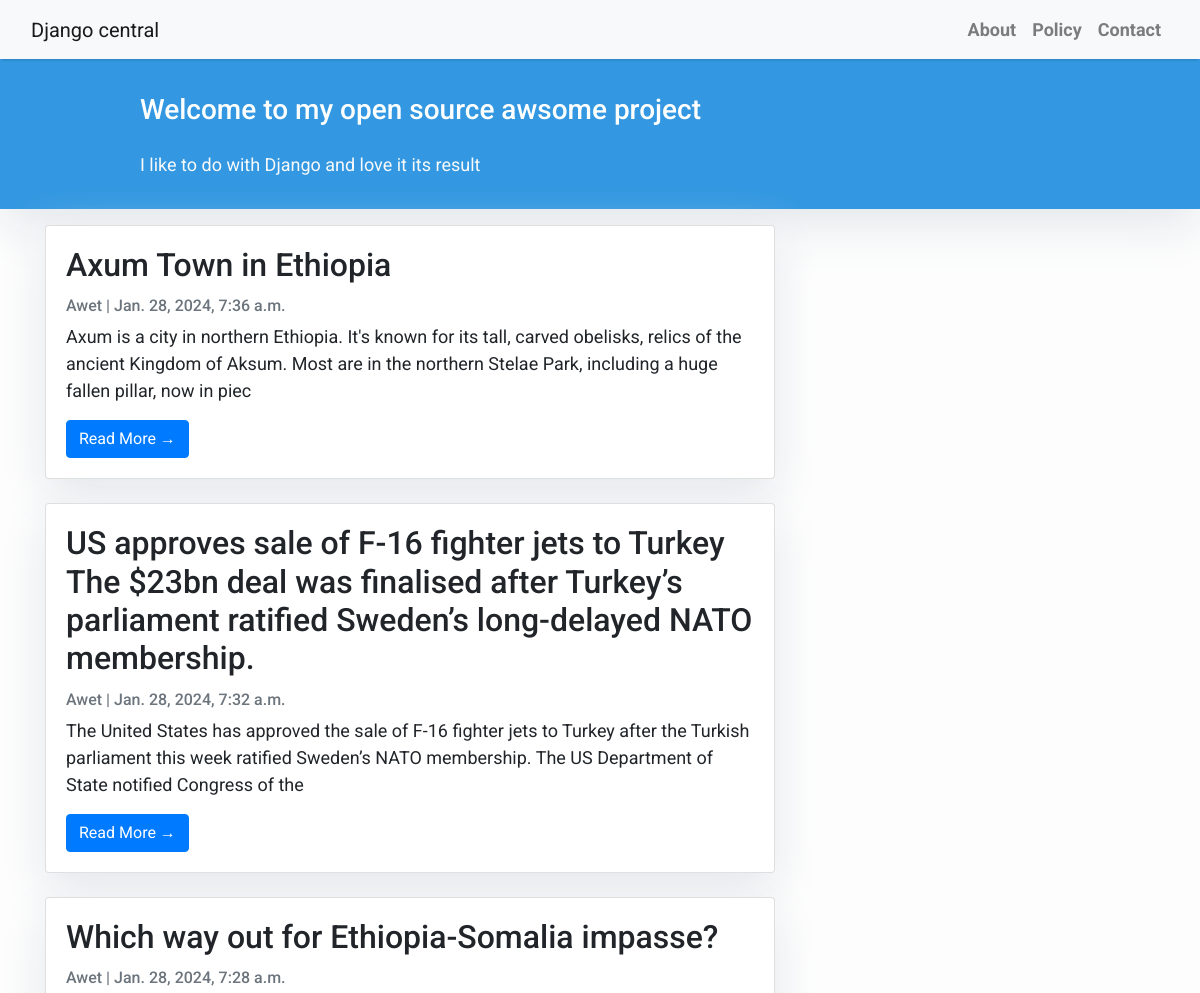
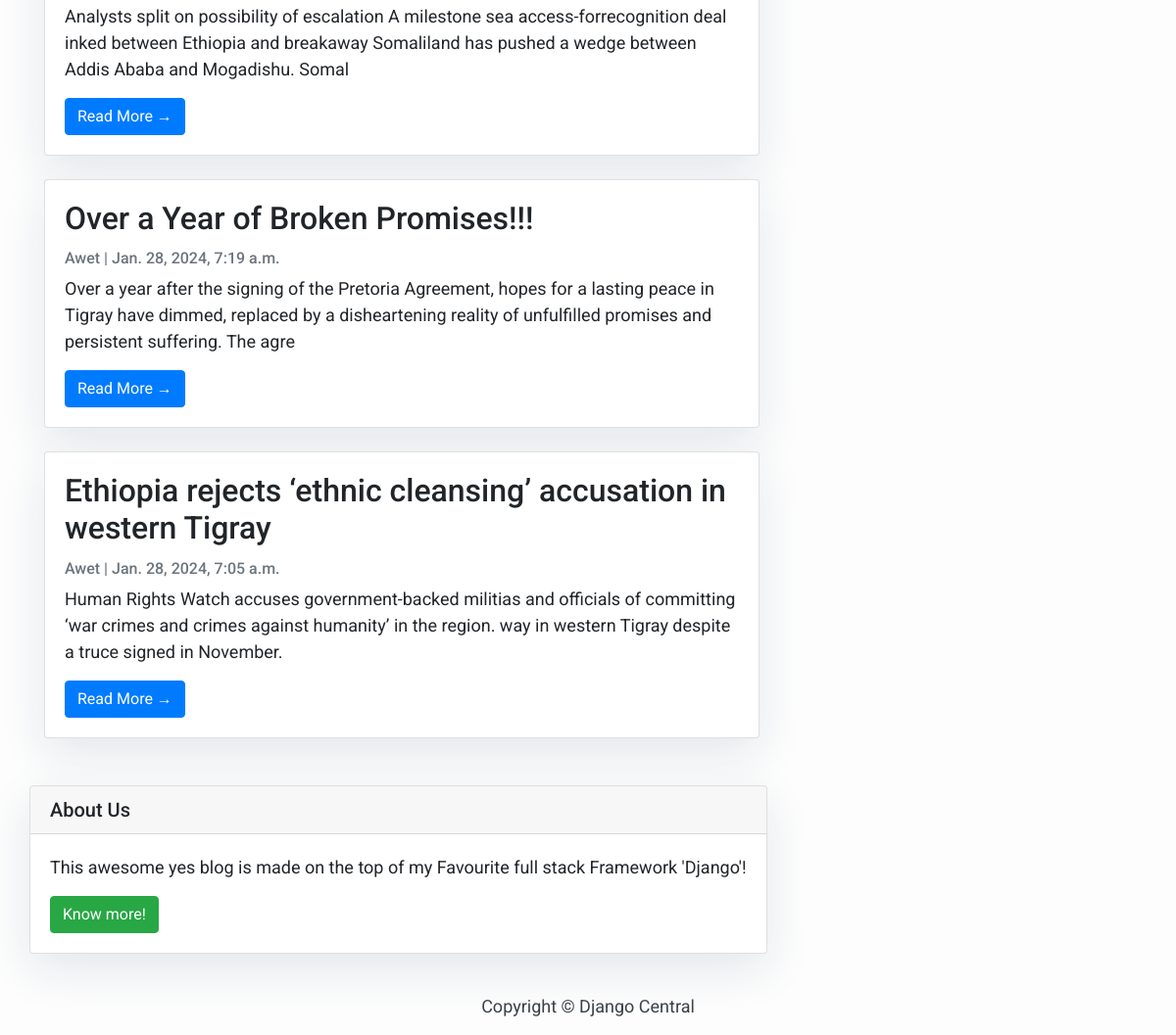
The page / on the database its author committed (2 pictures, top to bottom).
### blog/models.py (models this page shows, shortened)
class Post(models.Model):
    title = models.CharField(max_length=200, unique=True)
    slug = models.SlugField(max_length=200, unique=True)
    author = models.ForeignKey(User, on_delete= models.CASCADE,related_name='blog_posts')
    updated_on = models.DateTimeField(auto_now= True)
    content = models.TextField()
    created_on = models.DateTimeField(auto_now_add=True)
    status = models.IntegerField(choices=STATUS, default=0)
    class Meta:
        ordering = ['-created_on']

### blog/views.py (the view)
# urls.py: path('', views.PostList, name='home'),
def PostList(request):
    post_list = Post.objects.filter(status=1).order_by('-created_on')
    return render(request, 'index.html', context={'post_list': post_list})

### templates/index.html (shortened to what this page needs)
{% extends "base.html" %}
 {% block content %}
    <header class="masthead" >
            <div class="container">
              <div class="row">
                <div class=" col-md-8 col-md-10 mx-auto">
                  <div class="site-heading">
                    <h3 class=" site-heading my-4 mt-3 text-white"> Welcome to my open source awsome project</h3>
                    <p class="text-light">I like to do with Django and love it its result
                    </p>
                </div>
                    </div>
                  </div>
                </div>
              </header>
            <div class="container">
                <div class="row">
              <div class="col-md-8 mt-3 left">
                    {% for post in post_list %}
                <div class="card mb-4" >
                  <div class="card-body">
                    <h2 class="card-title">{{ post.title }}</h2>
                    <p class="card-text text-muted h6">{{ post.author }} | {{ post.created_on}} </p>
                    <p class="card-text">{{post.content|slice:":200" }}</p>
                    <a href="" class="btn btn-primary">Read More &rarr;</a>
                  </div>
                </div>
                {% endfor %}
            </div>
                {% block sidebar %}
                {% include 'sidebar.html' %}
                {% endblock sidebar %}
            </div>
        </div>
{%endblock%}

### templates/base.html (shortened to what this page needs)
<!DOCTYPE html>
<html>
  <head>
    <link
      rel="stylesheet"
      href="https://maxcdn.bootstrapcdn.com/bootstrap/4.0.0/css/bootstrap.min.css"
    />
  </head>
  <body>
    <nav class="navbar navbar-expand-lg navbar-light bg-light shadow" id="mainNav">
      <div class="container-fluid">
        <a class="navbar-brand" href="{% url 'home' %}" >Django central</a>
        <div class="collapse navbar-collapse" id="navbarResponsive">
          <ul class="navbar-nav ml-auto">
            <li class="nav-item text-black">
              <a
                class="nav-link text-black font-weight-bold"
                href="#"
                >About</a
              >
            </li>
            <li class="nav-item text-black">
              <a
                class="nav-link text-black font-weight-bold"
                href="#"
                >Policy</a
              >
            </li>
            <li class="nav-item text-black">
              <a
                class="nav-link text-black font-weight-bold"
                href="#"
                >Contact</a
              >
            </li>
          </ul>
        </div>
      </div>
    </nav>
            {% block content %}{% endblock content %}
    <footer class="py-3 bg-grey">
              <p class="m-0 text-dark text-center ">Copyright &copy; Django Central</p>
    </footer>
  </body>
</html>

### templates/sidebar.html (shortened to what this page needs)
{% block sidebar %}
<div class="footer">
<div class="card my-4">
        <h5 class="card-header">About Us</h5>
    <div class="card-body">
        <p class="card-text"> This awesome  yes blog is made on the top of my Favourite full stack Framework 'Django'!</p>
        <a href="#"
           class="btn btn-success">Know more!</a>
    </div>
</div>
</div>
{% endblock sidebar %}

### templates/base.html (style rules this page uses)
body { font-family: "Roboto", sans-serif; font-size: 17px; background-color: #fdfdfd; }
.shadow { box-shadow: 0 4px 2px -2px rgba(0,0,0,0.1); }
.masthead { background:#3398E1; height: auto; padding-bottom: 15px; box-shadow: 0 16px 48px #E3E7EB; padding-top: 10px; }

### templates/index.html (style rules this page uses)
body { font-family: "Roboto", sans-serif; font-size: 18px; background-color: #fdfdfd; }
.card { box-shadow: 0 16px 48px #E3E7EB; }

### templates/sidebar.html (style rules this page uses)
.card { box-shadow: 0 16px 48px #E3E7EB; }

### rows shown on the page
Post: title "Axum Town in Ethiopia", author "Awet", created_on "Jan. 28, 2024, 7:36 a.m.", content "Axum is a city in northern Ethiopia. It's known for its tall, carved obelisks, relics of the ancient Kingdom of Aksum. Most are in the northern Stelae Park, including a huge fallen pillar, now in piec"
Post: title "US approves sale of F-16 fighter jets to Turkey The $23bn deal was finalised after Turkey’s parliament ratified Sweden’s long-delayed NATO membership.", author "Awet", created_on "Jan. 28, 2024, 7:32 a.m.", content "The United States has approved the sale of F-16 fighter jets to Turkey after the Turkish parliament this week ratified Sweden’s NATO membership. The US Department of State notified Congress of the"
Post: title "Which way out for Ethiopia-Somalia impasse?", author "Awet", created_on "Jan. 28, 2024, 7:28 a.m.", content "Analysts split on possibility of escalation A milestone sea access-forrecognition deal inked between Ethiopia and breakaway Somaliland has pushed a wedge between Addis Ababa and Mogadishu. Somal"
Post: title "Over a Year of Broken Promises!!!", author "Awet", created_on "Jan. 28, 2024, 7:19 a.m.", content "Over a year after the signing of the Pretoria Agreement, hopes for a lasting peace in Tigray have dimmed, replaced by a disheartening reality of unfulfilled promises and persistent suffering. The agre"
Post: title "Ethiopia rejects ‘ethnic cleansing’ accusation in western Tigray", author "Awet", created_on "Jan. 28, 2024, 7:05 a.m.", content "Human Rights Watch accuses government-backed militias and officials of committing ‘war crimes and crimes against humanity’ in the region. way in western Tigray despite a truce signed in November."
